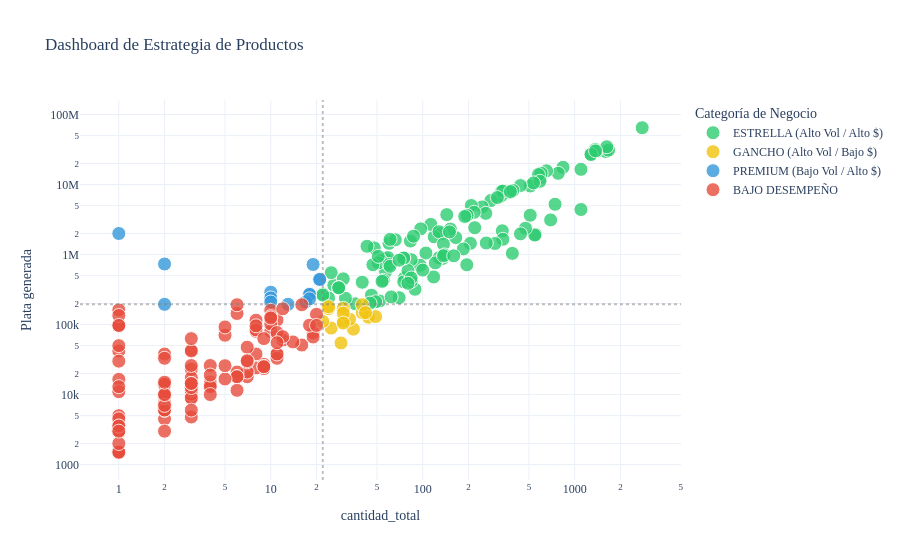

Notebook cell for this chart:
### Code cell
# Definimos los puntos de corte
corte_x = info_productos["cantidad_total"].median()
corte_y = info_productos["Plata generada"].median()

# Función para asignar el color/categoría
def clasificar(row):
    if row["cantidad_total"] >= corte_x and row["Plata generada"] >= corte_y:
        return "ESTRELLA (Alto Vol / Alto $)"
    elif row["cantidad_total"] < corte_x and row["Plata generada"] >= corte_y:
        return "PREMIUM (Bajo Vol / Alto $)"
    elif row["cantidad_total"] >= corte_x and row["Plata generada"] < corte_y:
        return "GANCHO (Alto Vol / Bajo $)"
    else:
        return "BAJO DESEMPEÑO"

# Aplicamos la lógica al DataFrame
info_productos["Categoria_Matriz"] = info_productos.apply(clasificar, axis=1)


import plotly.express as px

fig = px.scatter(
    info_productos.reset_index(), 
    x="cantidad_total", 
    y="Plata generada",
    color="Categoria_Matriz",  # Los colores se asignan por cuadrante
    color_discrete_map={       # Colores estratégicos
        "ESTRELLA (Alto Vol / Alto $)": "#2ecc71",   # Verde
        "PREMIUM (Bajo Vol / Alto $)": "#3498db",    # Azul
        "GANCHO (Alto Vol / Bajo $)": "#f1c40f",    # Amarillo
        "BAJO DESEMPEÑO": "#e74c3c"                  # Rojo
    },
    hover_name="Nombre",
    log_x=True, 
    log_y=True,
    hover_data=["precio_promedio", "transacciones"],
    title="Dashboard de Estrategia de Productos",
    template="plotly_white"
)

# Ajustes estéticos finales
fig.update_traces(marker=dict(size=14, opacity=0.8, line=dict(width=1, color='white')))
fig.add_vline(x=corte_x, line_dash="dot", line_color="gray", opacity=0.5)
fig.add_hline(y=corte_y, line_dash="dot", line_color="gray", opacity=0.5)

fig.update_layout(
    legend_title_text='Categoría de Negocio',
    font=dict(family="Verdana", size=12)
)

fig.show()

### Figure 1 — Plotly figure (JSON) as saved in the notebook; plotly's stock layout.template omitted (floating-point values rounded to 4 significant figures; data arrays with more than 128 entries replaced by an {"elided": "..."} marker saying what was removed)
{"data": [{"customdata": {"elided": "120x2 float values"}, "hovertemplate": "<b>%{hovertext}</b><br><br>Categoria_Matriz=ESTRELLA (Alto Vol / Alto $)<br>cantidad_total=%{x}<br>Plata generada=%{y}<br>precio_promedio=%{customdata[0]}<br>transacciones=%{customdata[1]}<extra></extra>", "hovertext": ["Arma tu plato Grande(21k)", "Arma tu plato mediano (18k)", "Sándwich Romano", "Bowl Pollo tostada Mediana", "Sándwich Criollo", "Ensalada Chefsito Mediana", "Bowl Lomo alto Mediana", "Bowl Pasta Buona Mediana", "Bowl Colombianito Mediana", "Ensalada Pollo miel mostaza Mediana", "Hatsu azul 400ml", "Ensalada Pollo pesto Mediana", "Sándwich Felix Carne", "Ensalada Chefsito Grande", "Bowl Pollo tostada Grande", "Bowl Lomo alto Grande", "Agua con gas Cristal 600ml", "Hatsu amarillo 400ml", "Mexi", "Agua sin gas Cristal 250ml", "Sándwich Felix Pollo", "Pavoneta", "Bowl Pasta Buona Grande", "Sándwich Becha", "Ensalada Pollo miel mostaza Grande", "Americano Mediano", "Soda Lucy pink", "Ensalada Italianísima Mediana", "Bowl Colombianito Grande", "Ensalada Kale cesar Mediana", "Bowl Pasta Buona Veggie Mediana", "Sopa de tomate", "Empanada", "Sándwich o pockets (Mini chef)", "Ensalada Pollo pesto Grande", "Hatsu lila 400 ml", "Soda Hatsu Verde Lata", "Coca Cola", "Wake up & go", "Sándwich o pockets (Americanos)", "Agua sin gas Cristal 600ml", "Arepa de queso", "Soda Hatsu Rosada Lata", "Sándwich o pockets (Tradicional)", "Sándwich o pockets (Popeyes)", "Parfait frutos rojos 9oz (mediano)", "Ensalada Kale cesar Grande", "Bagels", "Ensalada Italianísima Grande", "Coca Cola zero", "Parfaits frutos rojos 14oz (Grande)", "Capuchino", "Arma tu plato Grande", "Rustico", "Parfait vivir Grande", "Pollo", "Torta de zanahoria y nueces", "Latte", "BananaBread Tradicional Chips", "Bowl Pasta Buona Veggie Grande", "Milo", "Pastel de Pollo", "Berry Bliss Pancakes", "Sándwich o pockets (Grilled cheese)", "Waffle de yuca", "Green Heaven", "Agua con gas Cristal 250ml", "Smoothie Pink Power", "Parfait frutos amarillo 14oz (Grande)", "Arma tu plato mediano", "Pancakes Choco-Banana Delight", "Galletas chips de chocolate", "Carne desmechada", "Toscana mediana", "Napoli", "Ensalada Master Veggie Mediana", "Sándwich Verde", "Parfait frutos amarillos 9oz (mediano)", "Huevos", "Sopa de Tomate Combo", "Tropical Boost", "Palito de Queso", "Hatsu blanco", "Hatsu blanco 400ml", "Hatsu caja", "Bonyurt alpina", "BananaBread Tradicional Frutos", "Barras SMUH", "Hatsu amarillo", "Hatsu en caja", "Acai grande", "vaso de fruta", "Refrigerio sencillo: Hojaldre (pastel de pollo, carne, criollo, palito de queso) + Te hatsu", "Pastel de Pollo + bebida caliente", "Pasabocas Gourmet", "Estación de café ilimitado sencilla tiempo completo", "Estacion de cafe sencilla", "Desayunos personalizados de acuerdo con la lista enviada", "Sándwich o pockets (Napoli)", "Bowl Pasta Buona Mediana+ hatsu", "Pastel de Pollo + tinto / aromática", "Bowl Lomo alto Mediana+ hatsu", "sandwich tradicional+ te frio", "Americano o Aromatica Mediana", "jugo en botella", "cafe + colaciones", "Sándwich Felix Pollo + hatsu", "Sándwich de sabores surtidos", "Refrigerio", "Parfait frutos amarillos Y rojos 14oz (Grande)", "Pastel Criollo + hatsu", "Pastel Ranchero+ hatsu", "Pastel de Pollo+ bebida caliente", "Estación de café ilimitado sencilla medio tiempo", "Pastel de Pollo+ bebida", "Sándwich Felix Carne+ hatsu", "Jugo en botella", "Mocktail sin alcohol", "Mocktail sin alcohol: Mojito y Mimosa variado", "Palito de Queso + cafe"], "legendgroup": "ESTRELLA (Alto Vol / Alto $)", "marker": {"color": "#2ecc71", "line": {"color": "white", "width": 1}, "opacity": 0.8, "size": 14, "symbol": "circle"}, "mode": "markers", "name": "ESTRELLA (Alto Vol / Alto $)", "orientation": "v", "showlegend": true, "type": "scatter", "x": [2783, 1370, 1600, 1390, 1671, 1289, 1280, 1626, 1373, 838, 743, 598, 780, 653, 602, 578, 552, 510, 511, 546, 591, 372, 337, 536, 330, 695, 334, 328, 336, 281, 310, 246, 475, 260, 209, 206, 185, 337, 165, 152, 195, 299, 135, 132, 119, 128, 113, 128, 97, 262, 105, 121, 144, 83, 137, 89, 96, 76, 139, 60, 75, 84, 55, 57, 59, 53, 70, 57, 84, 66, 51, 55, 52, 48, 47, 87, 218, 137, 46, 43, 40, 118, 80, 54, 62, 36, 31, 26, 84, 389, 25, 49, 1100, 60, 440, 440, 61, 61, 30, 392, 28, 378, 22, 45, 100, 80, 196, 51, 1100, 24, 75, 75, 22, 220, 28, 189, 160, 70, 150, 28], "xaxis": "x", "y": [64804451, 31729050, 29661350, 29716500, 31018550, 27077500, 26892400, 34665000, 30307900, 17635600, 5227000, 12615600, 14483900, 15729600, 14498900, 13900000.0, 1942750, 3643500, 9541950, 1897500, 11140000.0, 7667700, 8053850, 10561750, 7933400, 3127150, 2184501, 6886701, 8062700, 5908300, 6522000, 4797500, 2375000, 3877500, 5026000, 1446000, 1203500, 1652150, 1748500, 2312000, 714500, 1439808, 879100, 1975500, 1793000, 901000, 2697900, 2122500, 2328600, 1462160, 1050000, 760500, 3719000, 1559015, 1414000, 319500, 703500, 465500, 990300, 1445300, 407900, 414000, 825000, 864500, 907000, 821000, 242000, 572000, 844000, 1628200, 760700, 429000, 217000, 1245000, 715000, 1828000, 4017000, 960000, 262700, 1314000, 402000, 478500, 590500, 414000, 248300, 198000, 238000, 364000, 463500, 1039500, 550000, 211680, 4400000, 720000, 1976400, 9680000, 680200.0, 1647000, 450000, 8232000, 336000, 7938000, 273240, 202500, 600000, 388800, 3626000, 943500, 16500000, 240000, 892500.0, 892500.0, 264000, 2420000, 336000, 3496500, 960000, 831600, 2106000, 336000], "yaxis": "y"}, {"customdata": [[3698.0, 35], [2889.0, 33], [2653.0, 30], [4818.0, 30], [3526.0, 29], [1883.0, 28], [2457.0, 25], [3560, 24], [7042.0, 23], [5045.0, 20], [7500, 19], [3733.0, 18], [5688, 2], [3621.0, 2], [4860, 1], [3500, 1]], "hovertemplate": "<b>%{hovertext}</b><br><br>Categoria_Matriz=GANCHO (Alto Vol / Bajo $)<br>cantidad_total=%{x}<br>Plata generada=%{y}<br>precio_promedio=%{customdata[0]}<br>transacciones=%{customdata[1]}<extra></extra>", "hovertext": ["Gol", "Galleta Tosh", "Jumbo Mini", "Jumbo mediana", "Maní", "Vinagreta pesto", "Galleta tosh", "Aguacate", "Parfait vivir Mediano", "Chocolate caliente", "GALLETA CHIPS CHOC", "Aromática", "papas naturales", "Papas de paquete", "Estacion de cafe sencilla 30 cafes y 30 aromaticas", "Porción de fruta pequeña"], "legendgroup": "GANCHO (Alto Vol / Bajo $)", "marker": {"color": "#f1c40f", "line": {"color": "white", "width": 1}, "opacity": 0.8, "size": 14, "symbol": "circle"}, "mode": "markers", "name": "GANCHO (Alto Vol / Bajo $)", "orientation": "v", "showlegend": true, "type": "scatter", "x": [40, 44, 49, 40, 42, 29, 35, 25, 24, 22, 24, 30, 30, 33, 30, 30], "xaxis": "x", "y": [147900, 127100, 130000, 192700, 148096, 54620.0, 86000, 89000, 169000, 111000, 180000, 112000, 170640, 119500, 145800, 105000], "yaxis": "y"}, {"customdata": [[21170.0, 19], [29000, 10], [15000, 10], [24000, 10], [366600, 2], [97200, 2], [38000, 1], [15000, 1], [21000, 1], [21000, 1], [15000, 1], [12420, 1], [2000000, 1], [12960, 1]], "hovertemplate": "<b>%{hovertext}</b><br><br>Categoria_Matriz=PREMIUM (Bajo Vol / Alto $)<br>cantidad_total=%{x}<br>Plata generada=%{y}<br>precio_promedio=%{customdata[0]}<br>transacciones=%{customdata[1]}<extra></extra>", "hovertext": ["Ensalada Ligera Mediana", "Toscana Grande", "Acai mediano", "Ensalada Master Veggie Grande", "Mensualidades", "Estacion de cafe sencilla 15 cafes y 5 aromaticas", "Desayunos tipo Brunch: Bebidas\n1. Café\n2. Leche\n3. Aromatica\nBatidos\n 1. Smoothie tropical boost\n2.  Smothie pinky power\nParfait\n1. Frutos rojos\n2. Frutos Amarillos\nBocadillos\n1. Empanadas de carne, pollo, queso, hawaiana\n2. Porción de fruta (Sandía)\n3. Wraps / Sandwich de mantequilla de maní y mermelada, jamón con queso y carne con queso\n4. Tostadas francesas\n5. Canasta de pan variada", "Sándwich o pockets +bebida (Americanos)", "Bowl Pasta Buona Veggie Mediana+ hatsu", "Bowl Mediano", "sandwich tradicional + tinto", "sandwich tradicional + frio", "Producto genérico del sistema Siigo Nube (POS - WhatsApp)", "Pancake esponjoso con frutas y yogourt griego+ te"], "legendgroup": "PREMIUM (Bajo Vol / Alto $)", "marker": {"color": "#3498db", "line": {"color": "white", "width": 1}, "opacity": 0.8, "size": 14, "symbol": "circle"}, "mode": "markers", "name": "PREMIUM (Bajo Vol / Alto $)", "orientation": "v", "showlegend": true, "type": "scatter", "x": [21, 10, 13, 10, 2, 2, 19, 18, 10, 21, 18, 17, 1, 18], "xaxis": "x", "y": [444500, 290000, 195000, 240000, 733200, 194400, 722000, 270000, 210000, 441000, 270000, 211140, 2000000, 233280], "yaxis": "y"}, {"customdata": {"elided": "117x2 float values"}, "hovertemplate": "<b>%{hovertext}</b><br><br>Categoria_Matriz=BAJO DESEMPEÑO<br>cantidad_total=%{x}<br>Plata generada=%{y}<br>precio_promedio=%{customdata[0]}<br>transacciones=%{customdata[1]}<extra></extra>", "hovertext": ["Hatsu negro 400ml", "Plátano maduro", "Shot de naranja", "Queso pera", "Avena finesse", "Galletas parmesano", "Cebolla caramelizada", "Smoothie chocolate dream", "MARAÑON", "Queso Mozarella", "Jugo verde", "Classic Charm", "Cholas", "Piña", "Nutty Banana Bliss", "Adición Leche de Almendras", "Tomate cherry", "Hatsu fucsia 400ml", "Mr tea", "Jamón de pavo", "Camote", "Papas Monterojo", "Chocolatina Jet pequeña", "HALLS", "Brócoli", "Sándwich o pockets (Pesto)", "Agua cristal", "Frijol negro", "Leche de almendras", "Ensalada Ligera Grande", "Champiñones", "Chocoramo", "Combo sopa de tomate", "Pasta fusili", "Sándwich o pockets (Clásico)", "Agua hatsu botella 450ml", "Carne pecho", "Adición Leche de Coco", "Soda rosada (hatsu)", "Nachos (totopos)", "Tocineta", "Arroz", "Peanut butter", "Pastel Criollo", "Queso campesino", "Pastel Ranchero", "Estacion de cafe sencilla 20 cafes y 10 aromaticas", "Barra Tosh", "Vinagreta miel mostaza", "Mini banana bread", "Falafel", "Sweet Crave pancakes", "Sriracha mayo", "Lechuga romana", "Americano Grande", "Pancakes frutos rojos", "Soda Hatsu Amarilla Lata", "Smoothie fresa banano", "sandwich indio", "Tomate chonto", "TOSH GALLETA", "Sándwich verde", "Quinoa", "vinagreta cesar", "Barra tosh", "Espresso", "Miel", "BARRA TOSH", "Crutones (pan tajado", "Palito de Jamon", "Leche", "Hatsu verde 400ml", "Pastel de Carne", "Estacion de cafe sencilla 10 cafes y 10 aromaticas", "TIC TAC", "Ensalada Kale cesar Mediana+ hatsu", "Torta de almojabanas, guayaba y queso", "Estación de cafe sencilla CON COLACIONES 12 tintos y 8 aromáticas con colaciones", "AREPA", "Arandanos", "pancakes esponjosos y yogurt", "chocorramo", "chocolate caliente", "choco ramo", "arepa", "Arepa", "Waffles de frutos rojos", "Vinagreta vivo", "Bagel con huevo", "BananaBread Almond (harina de almendras)", "Vaso 10 Oz pet nat prisma personalizado vivo", "Estacion de cafe sencilla con aromáticas", "Salsa napolitana", "Parfait Corozo 9oz (mediano)", "Queso parmesano", "Queso loncha", "Parmesano", "Producto genérico del sistema Siigo Nube", "Producto genérico", "Pastel Hawaiano", "Pastel de Pollo + cafe", "Pastel de pollo", "Pastel de Pollo+ tinto /aromatica", "Sandwich tradicional + te frio", "Servicio de 7:45 - 10:00 AM personal VIVO", "Sándwich Indio", "Estación de café sencilla: 20 cafés y 10 aromáticas", "Hatsu CP", "Syracha", "Jumbo mini", "Leche de coco", "MEXI 30%", "Sopa Tomate Combo", "AD POLLO", "Maíz dulce", "Mozzarella", "12 tintos y 8 aromáticas"], "legendgroup": "BAJO DESEMPEÑO", "marker": {"color": "#e74c3c", "line": {"color": "white", "width": 1}, "opacity": 0.8, "size": 14, "symbol": "circle"}, "mode": "markers", "name": "BAJO DESEMPEÑO", "orientation": "v", "showlegend": true, "type": "scatter", "x": [20, 16, 19, 19, 18, 11, 11, 11, 12, 11, 10, 10, 12, 14, 10, 9, 9, 11, 12, 8, 8, 11, 9, 7, 7, 8, 6, 6, 6, 6, 6, 7, 6, 5, 5, 7, 5, 9, 4, 4, 4, 4, 3, 3, 3, 4, 3, 3, 3, 3, 3, 3, 3, 3, 3, 3, 2, 3, 2, 2, 3, 5, 2, 2, 2, 7, 2, 2, 2, 2, 2, 2, 2, 1, 1, 3, 8, 1, 3, 1, 10, 1, 1, 2, 2, 3, 8, 1, 1, 1, 2, 20, 1, 9, 1, 2, 1, 1, 1, 1, 16, 2, 8, 10, 1, 2, 1, 2, 1, 4, 1, 1, 1, 1, 1, 1, 1], "xaxis": "x", "y": [140000, 51000, 76000, 66500, 98000, 37700, 33000, 116000, 60000, 38000, 80000, 160000, 168000, 56500, 102000, 23500, 27000, 77000, 67200, 38000, 24000, 55000, 25200, 17975, 21000, 115500, 21000, 18000, 11500, 144000, 18000, 29400, 192000, 16710, 70500, 47500, 25850, 25000, 26000, 15140.0, 14000, 13000, 8700, 14000, 11500, 19000, 10020, 10200, 22992, 17400, 11550, 43500, 4785, 9000, 12600, 42000, 13600, 26000, 37940.0, 6000, 6000, 92500, 7350, 4500, 6000, 30500, 3000, 6000, 7140, 7900, 6000, 14000, 9500, 97200, 3500, 63000, 80000, 97200, 14400, 2900, 129600, 3800, 5000, 9044, 9600, 14400, 84000, 1500, 16500, 11000, 10000, 97200, 1500, 63000, 3000, 7000, 3000, 162000, 42000, 4500, 192000, 10000, 96000, 124200, 50000, 33000, 135000, 15000, 1500, 10000, 2000, 12950, 30000, 3500, 3570, 3000, 97200], "yaxis": "y"}], "layout": {"font": {"family": "Verdana", "size": 12}, "legend": {"title": {"text": "Categoría de Negocio"}, "tracegroupgap": 0}, "shapes": [{"line": {"color": "gray", "dash": "dot"}, "opacity": 0.5, "type": "line", "x0": 22, "x1": 22, "xref": "x", "y0": 0, "y1": 1, "yref": "y domain"}, {"line": {"color": "gray", "dash": "dot"}, "opacity": 0.5, "type": "line", "x0": 0, "x1": 1, "xref": "x domain", "y0": 194400, "y1": 194400, "yref": "y"}], "title": {"text": "Dashboard de Estrategia de Productos"}, "xaxis": {"anchor": "y", "domain": [0, 1], "title": {"text": "cantidad_total"}, "type": "log"}, "yaxis": {"anchor": "x", "domain": [0, 1], "title": {"text": "Plata generada"}, "type": "log"}}}
